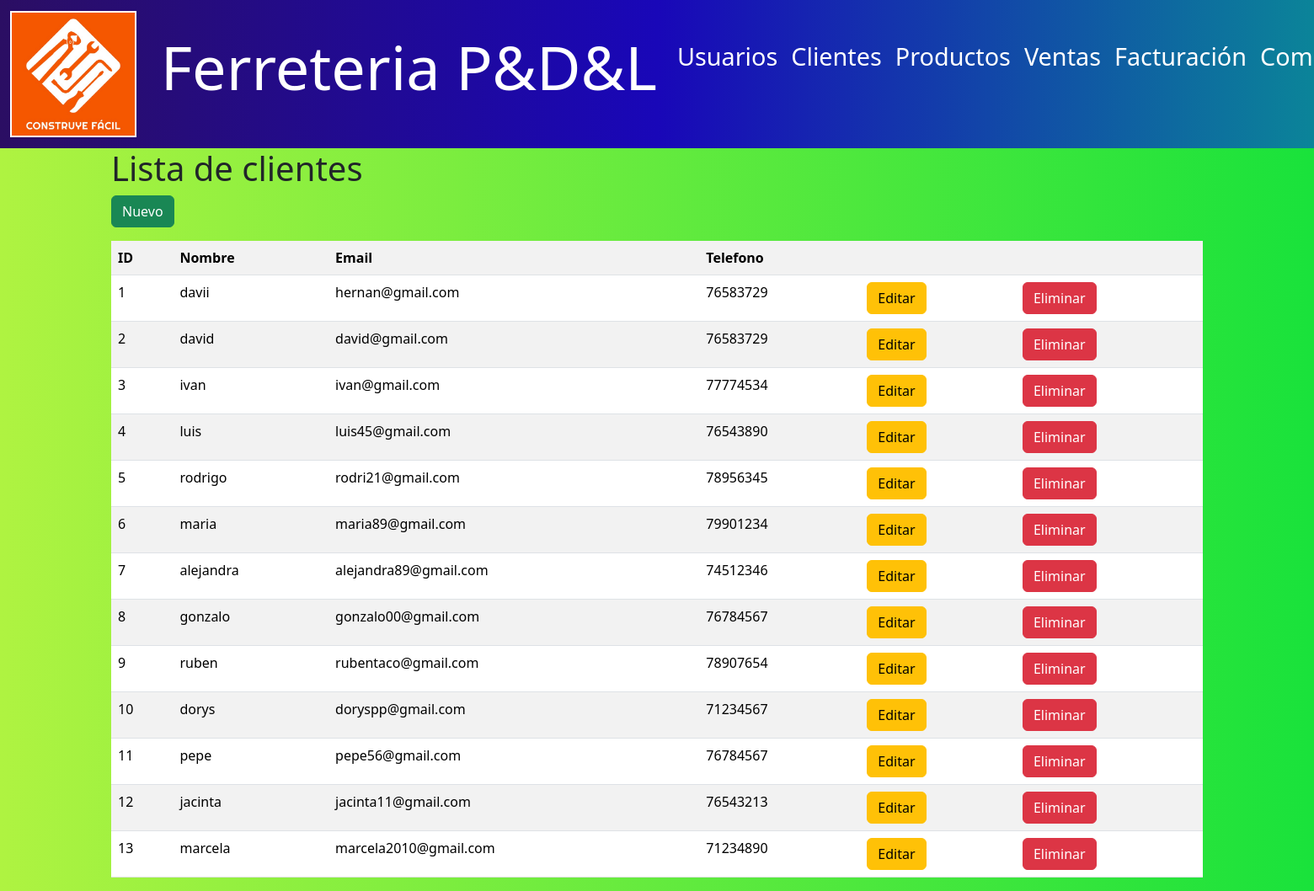
The page /clientes/ (signed in) on the database its author committed.
### models/cliente_model.py (models this page shows, shortened)
class Cliente(db.Model):
    __tablename__ = "clientes"
    id = db.Column(db.Integer,primary_key=True)
    nombre = db.Column(db.String(80),nullable=False)
    email = db.Column(db.String(100),nullable=False)
    telefono = db.Column(db.String(20),nullable=False)
    facturas = db.relationship('Factura', back_populates='cliente')
    ventas = db.relationship('Venta',back_populates='cliente')
    @staticmethod
    def get_all():
        return Cliente.query.all()

### controllers/cliente_controller.py (the view)
@cliente_bp.route("/")
@role_required(['admin', 'empleado'])
def index():
    clientes = Cliente.get_all()
    return cliente_view.list(clientes)

### run.py (called while the page is built)
@app.context_processor
def inject_active_path():
    def is_active(path):
        return 'active' if request.path == path else ''
    return(dict(is_active =  is_active))

### views/cliente_view.py (called while the page is built)
def list(clientes):
    return render_template('clientes/index.html' , clientes = clientes)

### templates/clientes/index.html (shortened to what this page needs)
{% extends 'base.html' %}
{% block content %}
<h1>Lista de clientes</h1>
<a href="{{url_for('cliente.create')}}" class="btn btn-success mb-3">Nuevo</a>
<table class="table table-striped">
    <tr>
        <th>ID</th>
        <th>Nombre</th>
        <th>Email</th>
        <th>Telefono</th>
        <th></th>
        <th></th>
    </tr>
    {% for item in clientes %}
    <tr>
        <td>{{item.id}}</td>
        <td>{{item.nombre}}</td>
        <td>{{item.email}}</td>
        <td>{{item.telefono}}</td>
        <td>
            <a href="{{url_for('cliente.edit',id=item.id)}}" class="btn btn-warning" >Editar</a>
        </td>
        <td>
            <a href="{{ url_for ('cliente.delete',id=item.id) }}" class="btn btn-danger">Eliminar</a>
        </td>
    </tr>
    {% endfor %}
</table>
{% endblock %}

### templates/base.html (style rules this page uses)
body { background: linear-gradient(to right, #aff341, #19e23b); min-height: 100vh; }

### rows shown on the page
Cliente: id "1", nombre "davii", email "hernan@gmail.com", telefono "76583729"
Cliente: id "2", nombre "david", email "david@gmail.com", telefono "76583729"
Cliente: id "3", nombre "ivan", email "ivan@gmail.com", telefono "77774534"
Cliente: id "4", nombre "luis", email "luis45@gmail.com", telefono "76543890"
Cliente: id "5", nombre "rodrigo", email "rodri21@gmail.com", telefono "78956345"
Cliente: id "6", nombre "maria", email "maria89@gmail.com", telefono "79901234"
Cliente: id "7", nombre "alejandra", email "alejandra89@gmail.com", telefono "74512346"
Cliente: id "8", nombre "gonzalo", email "gonzalo00@gmail.com", telefono "76784567"
Cliente: id "9", nombre "ruben", email "rubentaco@gmail.com", telefono "78907654"
Cliente: id "10", nombre "dorys", email "doryspp@gmail.com", telefono "71234567"
Cliente: id "11", nombre "pepe", email "pepe56@gmail.com", telefono "76784567"
Cliente: id "12", nombre "jacinta", email "jacinta11@gmail.com", telefono "76543213"
Cliente: id "13", nombre "marcela", email "marcela2010@gmail.com", telefono "71234890"
